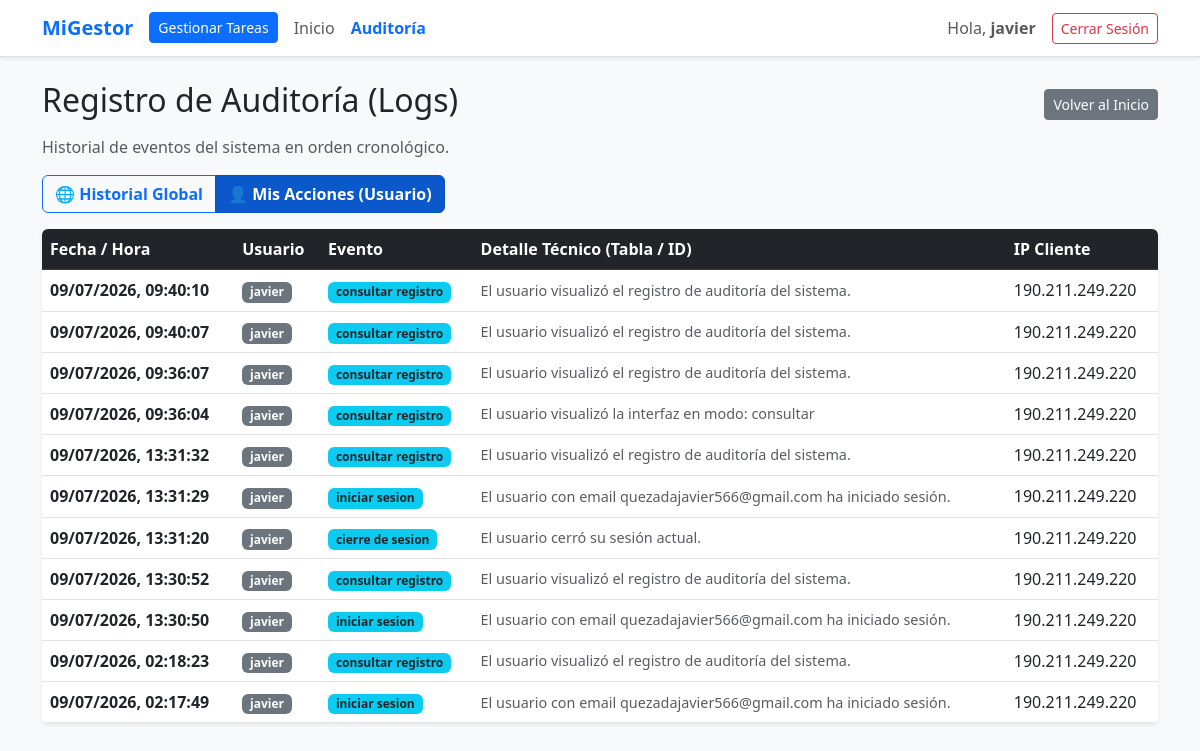
The app's page /logs_view.php?ver=mis_logs (signed in) with its own data.
### tables this page shows
CREATE TABLE usuarios (
            id INTEGER PRIMARY KEY AUTOINCREMENT,
            username TEXT UNIQUE NOT NULL,
            email TEXT UNIQUE NOT NULL,
            password TEXT NOT NULL,
            verificado INTEGER DEFAULT 0,
            token TEXT
        );

CREATE TABLE logs (
            id INTEGER PRIMARY KEY AUTOINCREMENT,
            fecha_hora DATETIME DEFAULT CURRENT_TIMESTAMP,
            usuario_id INTEGER,
            evento TEXT NOT NULL,
            detalle TEXT,
            ip_host_client TEXT
        );

### logs_view.php (the view, shortened to what this page needs)
<?php
require_once 'db.php';
require_once 'logger.php';
$usuario_actual_id = $_SESSION['user_id'] ?? null;
$username_actual = $_SESSION['username'] ?? 'Usuario';
$filtro = $_GET['ver'] ?? 'todos';
if ($filtro === 'mis_logs' && $usuario_actual_id !== null) {
    $query = "SELECT l.*, u.username
              FROM logs l
              LEFT JOIN usuarios u ON l.usuario_id = u.id
              WHERE l.usuario_id = ?
              ORDER BY l.id DESC";
    $stmt = $db->prepare($query);
    $stmt->execute([$usuario_actual_id]);
} else {
    $query = "SELECT l.*, u.username
              FROM logs l
              LEFT JOIN usuarios u ON l.usuario_id = u.id
              ORDER BY l.id DESC";
    $stmt = $db->query($query);
}
$todos_los_logs = $stmt->fetchAll(PDO::FETCH_ASSOC);
?>
<!DOCTYPE html>
<html lang="es">
<head>
    <link href="https://cdn.jsdelivr.net/npm/bootstrap@5.3.0/dist/css/bootstrap.min.css" rel="stylesheet">
</head>
<body class="bg-light">
    <?php include 'menu.php'; ?>
    <div class="container mt-4">
        <div class="d-flex align-items-center justify-content-between mb-2">
            <h2>Registro de Auditoría (Logs)</h2>
            <a href="index.php" class="btn btn-secondary btn-sm">Volver al Inicio</a>
        </div>
        <p class="text-muted">Historial de eventos del sistema en orden cronológico.</p>
        <div class="d-flex justify-content-start mb-3">
            <div class="btn-group" role="group" aria-label="Filtro de Logs">
                <a href="logs_view.php?ver=todos"
                   class="btn <?php echo ($filtro === 'todos') ? 'btn-primary active' : 'btn-outline-primary'; ?> fw-bold">
                    🌐 Historial Global
                </a>
                <a href="logs_view.php?ver=mis_logs"
                   class="btn <?php echo ($filtro === 'mis_logs') ? 'btn-primary active' : 'btn-outline-primary'; ?> fw-bold">
                    👤 Mis Acciones (<?php echo htmlspecialchars($username_actual); ?>)
                </a>
            </div>
        </div>
        <div class="card shadow-sm border-0 mb-5">
            <div class="table-responsive rounded">
                <table class="table table-hover align-middle mb-0 bg-white">
                    <thead class="table-dark">
                        <tr>
                            <th>Fecha / Hora</th>
                            <th>Usuario</th>
                            <th>Evento</th>
                            <th>Detalle Técnico (Tabla / ID)</th>
                            <th>IP Cliente</th>
                        </tr>
                    </thead>
                    <tbody>
                        <?php if (!empty($todos_los_logs)): ?>
                            <?php foreach ($todos_los_logs as $row):
                                $fecha_original = $row['fecha_hora'];
                                $timestamp = strtotime($fecha_original);
                                $fecha_formateada = ($timestamp !== false) ? date('d/m/Y, H:i:s', $timestamp) : date('d/m/Y, H:i:s');
                            ?>
                            <tr>
                                <td class="fw-semibold">
                                    <?php echo $fecha_formateada; ?>
                                </td>
                                <td>
                                    <span class="badge <?php echo !empty($row['username']) ? 'bg-secondary' : 'bg-dark'; ?>">
                                        <?php echo !empty($row['username']) ? htmlspecialchars($row['username']) : 'Sistema'; ?>
                                    </span>
                                </td>
                                <td>
                                    <span class="badge bg-info text-dark fw-bold">
                                        <?php echo htmlspecialchars($row['evento']); ?>
                                    </span>
                                </td>
                                <td class="text-muted" style="font-size: 0.9rem;">
                                    <?php echo htmlspecialchars($row['detalle']); ?>
                                </td>
                                <td class="text-monospace"><?php echo htmlspecialchars($row['ip_host_client']); ?></td>
                            </tr>
                            <?php endforeach; ?>
                        <?php endif; ?>
                    </tbody>
                </table>
            </div>
        </div>
    </div>
</body>
</html>

### menu.php (shortened to what this page needs)
<?php
$username = "Usuario";
if (isset($_SESSION['user_id'])) {
    $stmt = $db->prepare("SELECT username FROM usuarios WHERE id = ?");
    $stmt->execute([$_SESSION['user_id']]);
    $user = $stmt->fetch(PDO::FETCH_ASSOC);
    if ($user) {
        $username = htmlspecialchars($user['username']);
    }
}
$pagina_actual = basename($_SERVER['PHP_SELF']);
?>
<nav class="navbar navbar-expand-lg navbar-light bg-white border-bottom shadow-sm mb-4">
    <div class="container">
        <a class="navbar-brand fw-bold text-primary" href="index.php">MiGestor</a>
        <div class="collapse navbar-collapse" id="navbarNav">
            <ul class="navbar-nav me-auto">
                <?php if ($pagina_actual === 'index.php' || $pagina_actual === 'logs_view.php'): ?>
                    <li class="nav-item">
                        <a class="btn btn-primary btn-sm my-1 me-2" href="tareas.php?accion=consultar">Gestionar Tareas</a>
                    </li>
                    <li class="nav-item">
                        <a class="nav-link" href="index.php">Inicio</a>
                    </li>
                <?php endif; ?>
                <li class="nav-item">
                    <a class="nav-link <?php echo ($pagina_actual === 'logs_view.php') ? 'text-primary fw-bold' : 'text-muted'; ?>" href="logs_view.php">Auditoría</a>
                </li>
            </ul>
            <div class="navbar-nav align-items-center">
                <span class="navbar-text me-3 mb-2 mb-lg-0">
                    Hola, <strong><?php echo $username; ?></strong>
                </span>
                <a class="btn btn-outline-danger btn-sm" href="logout.php">Cerrar Sesión</a>
            </div>
        </div>
    </div>
</nav>

### records on screen
usuarios: username "javier"
logs: usuario.username "javier", evento "consultar registro", detalle "El usuario visualizó el registro de auditoría del sistema.", ip_host_client "190.211.249.220"
logs: usuario.username "javier", evento "consultar registro", detalle "El usuario visualizó el registro de auditoría del sistema.", ip_host_client "190.211.249.220"
logs: usuario.username "javier", evento "consultar registro", detalle "El usuario visualizó el registro de auditoría del sistema.", ip_host_client "190.211.249.220"
logs: usuario.username "javier", evento "consultar registro", detalle "El usuario visualizó la interfaz en modo: consultar", ip_host_client "190.211.249.220"
logs: usuario.username "javier", evento "consultar registro", detalle "El usuario visualizó el registro de auditoría del sistema.", ip_host_client "190.211.249.220"
logs: usuario.username "javier", evento "iniciar sesion", detalle "El usuario con email quezadajavier566@gmail.com ha iniciado sesión.", ip_host_client "190.211.249.220"
logs: usuario.username "javier", evento "cierre de sesion", detalle "El usuario cerró su sesión actual.", ip_host_client "190.211.249.220"
logs: usuario.username "javier", evento "consultar registro", detalle "El usuario visualizó el registro de auditoría del sistema.", ip_host_client "190.211.249.220"
logs: usuario.username "javier", evento "iniciar sesion", detalle "El usuario con email quezadajavier566@gmail.com ha iniciado sesión.", ip_host_client "190.211.249.220"
logs: usuario.username "javier", evento "consultar registro", detalle "El usuario visualizó el registro de auditoría del sistema.", ip_host_client "190.211.249.220"
logs: usuario.username "javier", evento "iniciar sesion", detalle "El usuario con email quezadajavier566@gmail.com ha iniciado sesión.", ip_host_client "190.211.249.220"

### other values on screen
$username_actual "Usuario"
